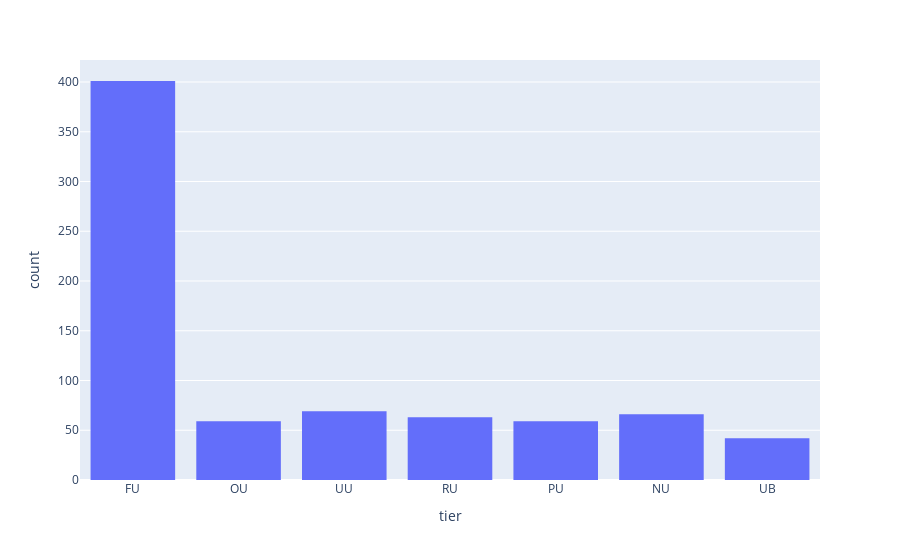
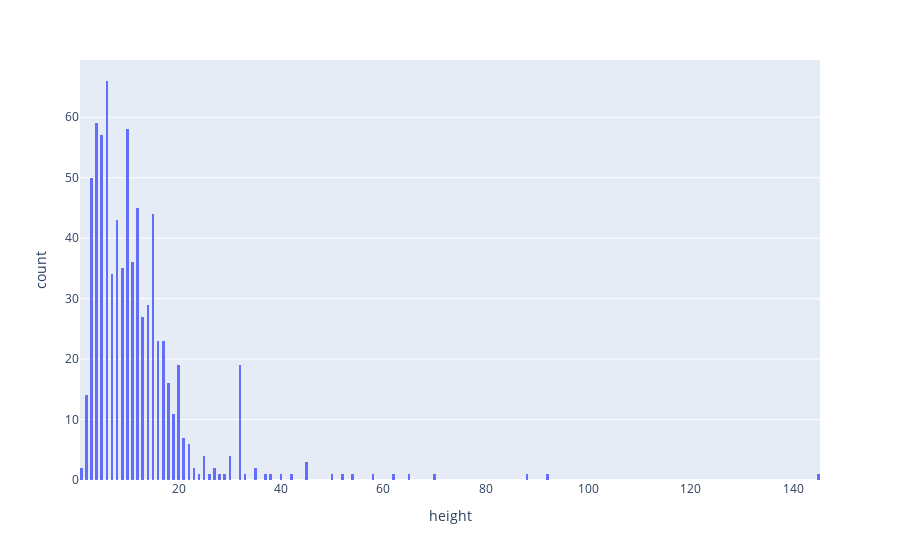
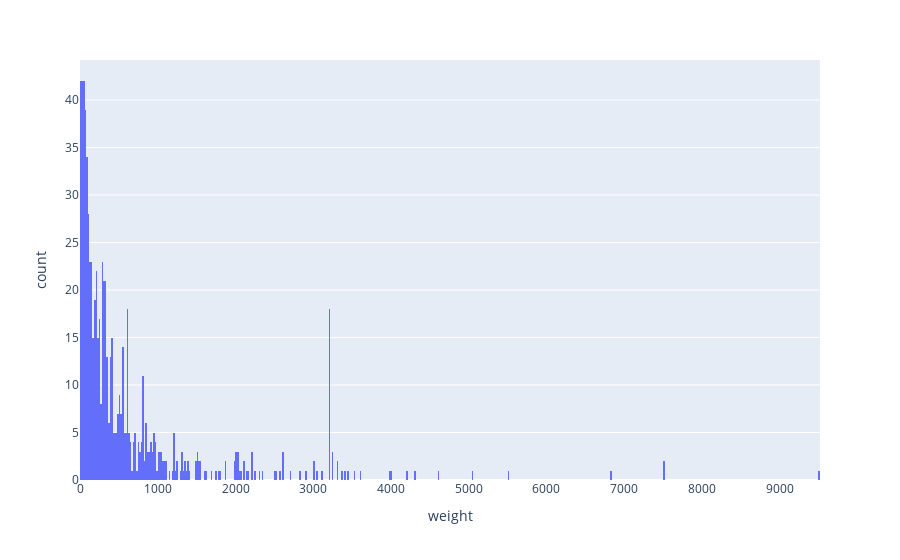
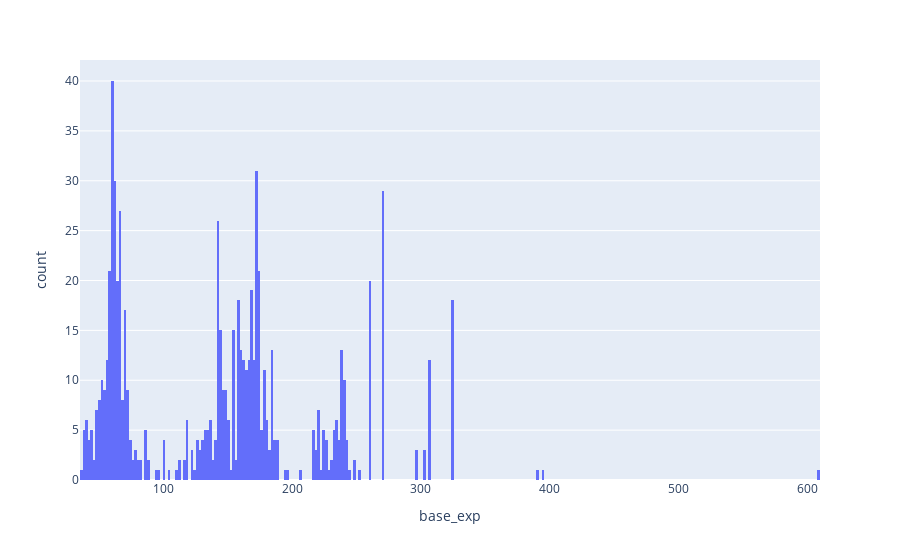

The notebook cell these images were saved under, in order:
### Markdown cell above
Les graphiques de la dernière fois

### Code cell
aleph = pd.read_csv("work_done.csv")
fig = px.histogram(aleph,x='tier')
fig.show()
fig = px.histogram(aleph,x='height', nbins=500)
fig.show()
fig = px.histogram(aleph,x='weight', nbins=500)
fig.show()
fig = px.histogram(aleph,x='base_exp', nbins=500)
fig.show()
fig = px.histogram(aleph,x='atk', nbins=500)
fig.show()
fig = px.histogram(aleph,x='def', nbins=500)
fig.show()
fig = px.histogram(aleph,x='hp', nbins=500)
fig.show()
fig = px.histogram(aleph,x='hp', nbins=500)

### Figure 1 — Plotly figure (JSON) as saved in the notebook; plotly's stock layout.template omitted (floating-point values rounded to 4 significant figures; data arrays with more than 128 entries replaced by an {"elided": "..."} marker saying what was removed)
{"data": [{"alignmentgroup": "True", "bingroup": "x", "hovertemplate": "tier=%{x}<br>count=%{y}<extra></extra>", "legendgroup": "", "marker": {"color": "#636efa", "pattern": {"shape": ""}}, "name": "", "offsetgroup": "", "orientation": "v", "showlegend": false, "type": "histogram", "x": {"elided": "759 str values"}, "xaxis": "x", "yaxis": "y"}], "layout": {"barmode": "relative", "legend": {"tracegroupgap": 0}, "margin": {"t": 60}, "xaxis": {"anchor": "y", "domain": [0, 1], "title": {"text": "tier"}}, "yaxis": {"anchor": "x", "domain": [0, 1], "title": {"text": "count"}}}}

### Figure 2 — Plotly figure (JSON) as saved in the notebook; plotly's stock layout.template omitted (floating-point values rounded to 4 significant figures; data arrays with more than 128 entries replaced by an {"elided": "..."} marker saying what was removed)
{"data": [{"alignmentgroup": "True", "bingroup": "x", "hovertemplate": "height=%{x}<br>count=%{y}<extra></extra>", "legendgroup": "", "marker": {"color": "#636efa", "pattern": {"shape": ""}}, "name": "", "nbinsx": 500, "offsetgroup": "", "orientation": "v", "showlegend": false, "type": "histogram", "x": {"elided": "759 int values"}, "xaxis": "x", "yaxis": "y"}], "layout": {"barmode": "relative", "legend": {"tracegroupgap": 0}, "margin": {"t": 60}, "xaxis": {"anchor": "y", "domain": [0, 1], "title": {"text": "height"}}, "yaxis": {"anchor": "x", "domain": [0, 1], "title": {"text": "count"}}}}

### Figure 3 — Plotly figure (JSON) as saved in the notebook; plotly's stock layout.template omitted (floating-point values rounded to 4 significant figures; data arrays with more than 128 entries replaced by an {"elided": "..."} marker saying what was removed)
{"data": [{"alignmentgroup": "True", "bingroup": "x", "hovertemplate": "weight=%{x}<br>count=%{y}<extra></extra>", "legendgroup": "", "marker": {"color": "#636efa", "pattern": {"shape": ""}}, "name": "", "nbinsx": 500, "offsetgroup": "", "orientation": "v", "showlegend": false, "type": "histogram", "x": {"elided": "759 int values"}, "xaxis": "x", "yaxis": "y"}], "layout": {"barmode": "relative", "legend": {"tracegroupgap": 0}, "margin": {"t": 60}, "xaxis": {"anchor": "y", "domain": [0, 1], "title": {"text": "weight"}}, "yaxis": {"anchor": "x", "domain": [0, 1], "title": {"text": "count"}}}}

### Figure 4 — Plotly figure (JSON) as saved in the notebook; plotly's stock layout.template omitted (floating-point values rounded to 4 significant figures; data arrays with more than 128 entries replaced by an {"elided": "..."} marker saying what was removed)
{"data": [{"alignmentgroup": "True", "bingroup": "x", "hovertemplate": "base_exp=%{x}<br>count=%{y}<extra></extra>", "legendgroup": "", "marker": {"color": "#636efa", "pattern": {"shape": ""}}, "name": "", "nbinsx": 500, "offsetgroup": "", "orientation": "v", "showlegend": false, "type": "histogram", "x": {"elided": "759 int values"}, "xaxis": "x", "yaxis": "y"}], "layout": {"barmode": "relative", "legend": {"tracegroupgap": 0}, "margin": {"t": 60}, "xaxis": {"anchor": "y", "domain": [0, 1], "title": {"text": "base_exp"}}, "yaxis": {"anchor": "x", "domain": [0, 1], "title": {"text": "count"}}}}
